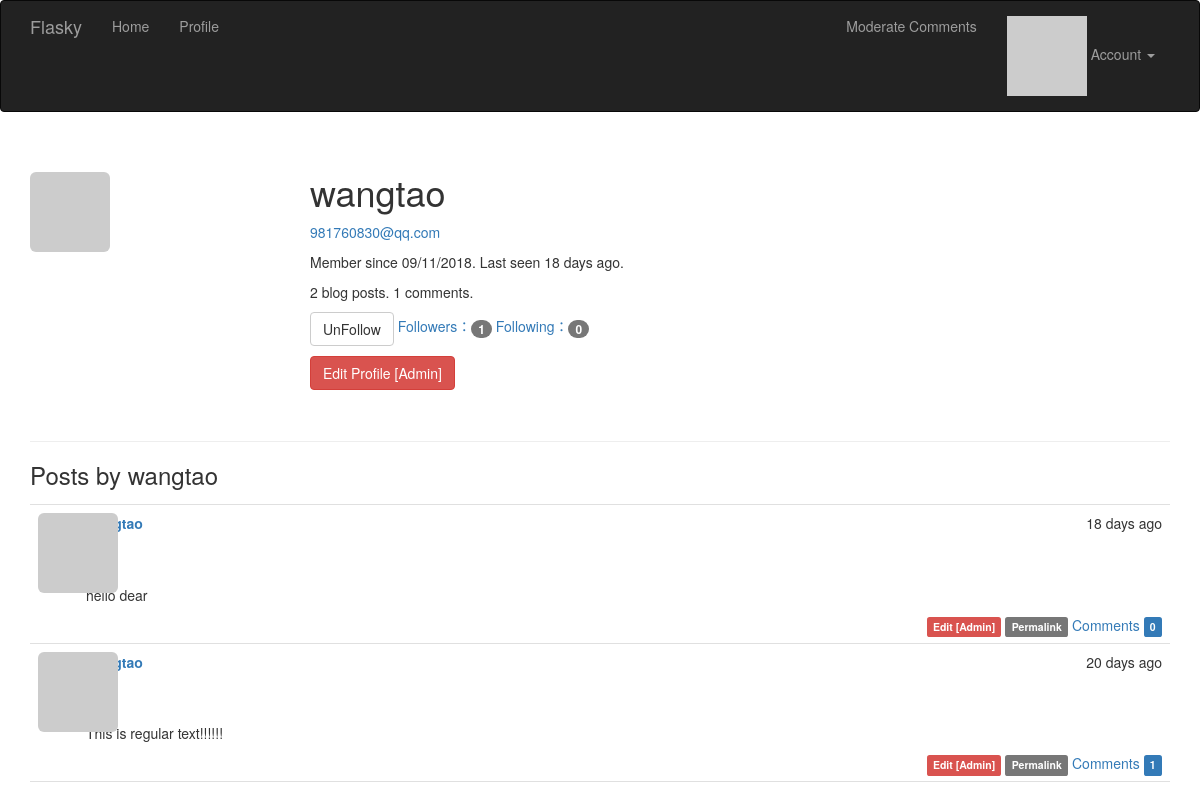
Screenshot of /user/wangtao (signed in) with the database file from the repository.
### app/models.py (models this page shows, shortened)
class User(UserMixin, db.Model):
	__tablename__ = 'users'
	id = db.Column(db.Integer, primary_key=True)
	email = db.Column(db.String(64), unique=True, index=True)
	username = db.Column(db.String(64), unique=True, index=True)
	role_id = db.Column(db.Integer, db.ForeignKey('roles.id'))
	password_hash = db.Column(db.String(128))
	confirmed = db.Column(db.Boolean, default=False)
	name = db.Column(db.String(64))
	location = db.Column(db.String(64))
	about_me = db.Column(db.Text())
	member_since = db.Column(db.DateTime(), default=datetime.utcnow)
	last_seen = db.Column(db.DateTime(), default=datetime.utcnow)
	avatar_hash = db.Column(db.String(32))
	posts = db.relationship('Post', backref='author', lazy='dynamic')
	followed = db.relationship('Follow',
								foreign_keys=[Follow.follower_id],
								backref=db.backref('follower', lazy='joined'),
								lazy='dynamic',
								cascade='all, delete-orphan')
	followers = db.relationship('Follow',
								foreign_keys=[Follow.followed_id],
								backref=db.backref('followed', lazy='joined'),
								lazy='dynamic',
								cascade='all, delete-orphan')
	comments = db.relationship('Comment', backref='author', lazy='dynamic')
	def is_following(self, user):
		return self.followed.filter_by(followed_id=user.id).first() is not None
	def ping(self):
		self.last_seen = datetime.utcnow()
		db.session.add(self)
	def gravatar_hash(self):
		return hashlib.md5(self.email.lower().encode('utf-8')).hexdigest()
	def gravatar(self, size=100, default='identicon', rating='g'):
		if request.is_secure:
			url = 'https://secure.gravatar.com/avatar'
		else:
			url = 'http://www.gravatar.com/avatar'
		hash = self.avatar_hash or self.gravatar_hash()
		return '{url}/{hash}?s={size}&d={default}&r={rating}'.format(url=url, hash=hash, size=size, default=default, rating=rating)
	@property
	def password(self):
		raise AttributeError('password is not a readable attribute')
	def can(self, permissions):
		return self.role is not None and (self.role.permissions & permissions) == permissions
	def is_administrator(self):
		return self.can(Permission.ADMINISTER)

class Post(db.Model):
	__tablename__ = 'posts'
	id = db.Column(db.Integer, primary_key=True)
	body = db.Column(db.Text)
	timestamp = db.Column(db.DateTime(), index=True, default=datetime.utcnow)
	author_id = db.Column(db.Integer, db.ForeignKey('users.id'))
	body_html = db.Column(db.Text)
	comments = db.relationship('Comment', backref='post', lazy='dynamic')

### app/main/views.py (the view)
@main.route('/user/<username>')
def user(username):
	user = User.query.filter_by(username=username).first_or_404()
	posts = user.posts.order_by(Post.timestamp.desc()).all()
	return render_template('user.html', user=user, posts=posts)

### app/auth/views.py (called while the page is built)
@auth.before_app_request
def before_request():
	if current_user.is_authenticated:
		current_user.ping()
		if not current_user.confirmed \
			and request.endpoint[:5] != 'auth.' \
			and request.endpoint != 'static':
			return redirect(url_for('auth.unconfirmed'))

### app/main/__init__.py (called while the page is built)
@main.app_context_processor
def injec_permissions():
	return dict(Permission=Permission)

### app/models.py (called while the page is built)
@login_manager.user_loader
def load_user(user_id):
	return User.query.get(int(user_id))

### app/templates/user.html (shortened to what this page needs)
{% extends "base.html" %}
{% block page_content %}
<div class="page-header">
    <img class="img-rounded profile-thumbnail" src="{{ user.gravatar(size=256) }}">
    <div class="profile-header">
        <h1>{{ user.username }}</h1>
        {% if current_user.is_administrator() %}
        <p><a href="mailto:{{ user.email }}">{{ user.email }}</a></p>
        {% endif %}
        <p>Member since {{ moment(user.member_since).format('L') }}. Last seen {{ moment(user.last_seen).fromNow() }}.</p>
        <p>{{ user.posts.count() }} blog posts. {{ user.comments.count() }} comments.</p>
        <p>
        	{% if current_user.can(Permission.FOLLOW) and user != current_user %}
        		{% if not current_user.is_following(user) %}
        		<a href="{{ url_for('.follow', username=user.username) }}" class="btn btn-primary">Follow</a>
        		{% else %}
        		<a href="{{ url_for('.unfollow', username=user.username) }}" class="btn btn-default">UnFollow</a>
        		{% endif %}
        	{% endif %}
        	<a href="{{ url_for('.followers', username=user.username) }}">Followers：<span class="badge">{{ user.followers.count() - 1 }}</span></a>
        	<a href="{{ url_for('.followed_by', username=user.username) }}">Following：<span class="badge">{{ user.followed.count() - 1 }}</span></a>
        </p>
        <p>
            {% if current_user.is_administrator() %}
            <a class="btn btn-danger" href="{{ url_for('.edit_profile_admin', id=user.id) }}">Edit Profile [Admin]</a>
            {% endif %}
        </p>
    </div>
</div>
<h3>Posts by {{ user.username }}</h3>
{% include '_posts.html' %}
{% endblock %}

### app/templates/base.html (shortened to what this page needs)
{% extends "bootstrap/base.html" %}
{% block head %}
	{{ super() }}
<link rel="stylesheet" type="text/css" href="{{ url_for('static', filename='styles.css') }}">
{% endblock %}
{% block navbar %}
<div class="navbar navbar-inverse" role="navigation">
	<div class="container">
		<div class="navbar-header">
			<a class="navbar-brand" href="/">Flasky</a>
		</div>
		<div class="navbar-collapse collapse">
			<ul class="nav navbar-nav">
				<li><a href="/">Home</a></li>
				{% if current_user.is_authenticated %}
                <li><a href="{{ url_for('main.user', username=current_user.username) }}">Profile</a></li>
                {% endif %}
			</ul>
			<ul class="nav navbar-nav navbar-right">
				{% if current_user.can(Permission.MODERATE_COMMENTS) %}
				<li><a href="{{ url_for('main.moderate') }}">Moderate Comments</a></li>
				{% endif %}
				{% if current_user.is_authenticated %}
					<li class="dropdown">
						<a href="#" class="dropdown-toggle" data-toggle="dropdown">
                        <img src="{{ current_user.gravatar(size=18) }}">
                        Account <b class="caret"></b>
                    </a>
					</li>
				{% else %}
					<li><a href="{{ url_for('auth.login') }}">Log In</a></li>
				{% endif %}
			</ul>
		</div>
	</div>
</div>
{% endblock %}
{% block content %}
<div class="container">
	{% block page_content %}{% endblock %}
</div>
{% endblock %}

### app/templates/_posts.html
<ul class="posts">
    {% for post in posts %}
    <li class="post">
        <div class="post-thumbnail">
        	<a href="{{ url_for('.user', username=post.author.username) }}">
                <img class="img-rounded profile-thumbnail" src="{{ post.author.gravatar(size=40) }}">
            </a>
        </div>
        <div class="post-content">
            <div class="post-date">{{ moment(post.timestamp).fromNow() }}</div>
            <div class="post-author"><a href="{{ url_for('.user', username=post.author.username) }}">{{ post.author.username }}</a></div>
            <div class="post-body">
            	{% if post.body_html %}
            		{{ post.body_html | safe }}
            	{% else %}
            		{{ post.body }}
            	{% endif %}
        	</div>
        	<div class="post-footer">
        		{% if current_user == post.author %}
        			<a href="{{ url_for('.edit', id=post.id) }}">
        				<span class="label label-primary">Edit</span>
        			</a>
        		{% elif current_user.is_administrator() %}
        		<a href="{{ url_for('.edit', id=post.id) }}">
        			<span class="label label-danger">Edit [Admin]</span>
        		</a>
        		{% endif %}
                <a href="{{ url_for('.post', id=post.id) }}">
                     <span class="label label-default">Permalink</span>
				</a>
				<a href="{{ url_for('.post', id=post.id) }}">Comments
					<span class="label label-primary">{{ post.comments.count() }}</span>
				</a>
			</div>
        </div>
    </li>
    {% endfor %}
</ul>

### app/static/styles.css (style rules this page uses)
.profile-thumbnail { position: absolute; }
.profile-header { min-height: 260px; margin-left: 280px; }
ul.posts { list-style-type: none; padding: 0px; margin: 16px 0px 0px 0px; border-top: 1px solid #e0e0e0; }
ul.posts li.post { padding: 8px; border-bottom: 1px solid #e0e0e0; }
div.post-date { float: right; }
div.post-author { font-weight: bold; }
div.post-thumbnail { position: absolute; }
div.post-content { margin-left: 48px; min-height: 48px; }
div.post-footer { text-align: right; }
.post-body h1 { font-size: 140%; }

### rows the page displays
User: username "wangtao", email "981760830@qq.com", member_since "09/11/2018", last_seen "18 days ago"
Post: timestamp "18 days ago", body_html "hello dear", comments.count "0"
Post: timestamp "20 days ago", body_html "This is regular text!!!!!!", comments.count "1"

### other values shown
{{ user.posts.count() }} "2"
{{ user.comments.count() }} "1"
{{ user.followers.count() - 1 }} "1"
{{ user.followed.count() - 1 }} "0"
